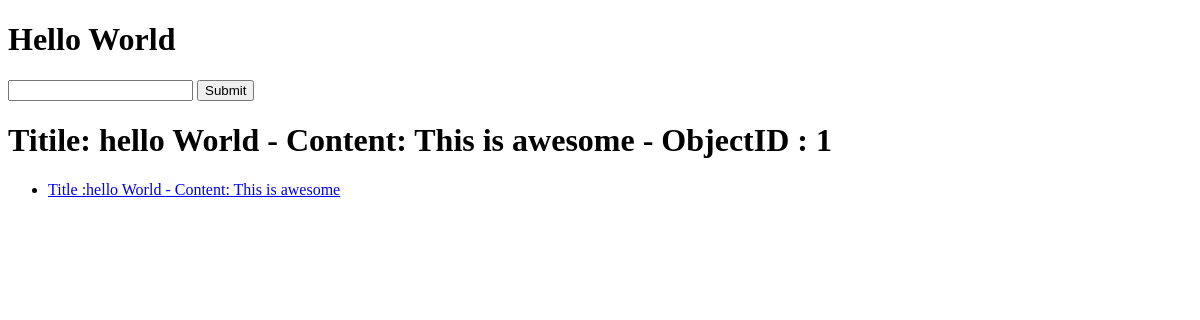
Before: / with the older database file.
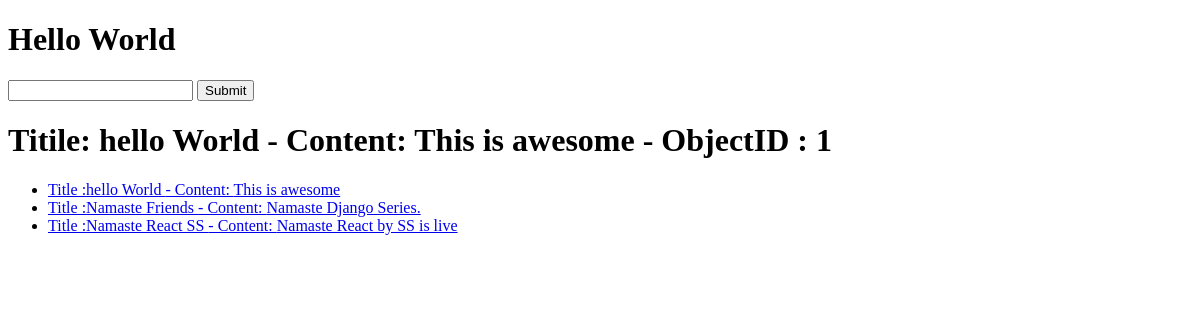
After: the same page with the newer database file.
### articles/models.py (models this page shows)
class Article(models.Model):
    title = models.TextField()
    content = models.TextField()

### helloDjango/views.py (the view)
# urls.py: path("",home_view),   # "" --> means home url or root url(in my case localhost = 127.0.0.1) .index/home/root
def home_view(request):
    name = "Poorvaditya"
    article_obj = Article.objects.get(id=1)
    my_list = [102,13,342,1331,213]
    article_list = Article.objects.all()
    print(article_list) # gives the output as  :<QuerySet [<Article: Article object (1)>]>  we can further perform more complex operations on this. Basically this is a object .
    context  = {
        "my_list": article_list,
        "title": article_obj.title,
        "content": article_obj.content,
        "id": article_obj.id,
    }
    HTML_STRING = render_to_string("home-view.html", context=context) # this is mostly used
    return HttpResponse(HTML_STRING)

### templates/home-view.html
{% extends "base.html" %}
{% block content %}
<h1>Titile: {{title}} - Content: {{content}} - ObjectID : {{id}}</h1>
<ul>
  {% for x in my_list %}
  <li>
    <a href="/articles/{{x.id}}/">
      Title :{{ x.title }} - Content: {{x.content}}
    </a>
  </li>
  {% endfor %}
</ul>
{% endblock content %}

### templates/base.html (shortened to what this page needs)
<!DOCTYPE html>
<html lang="en">
  <head>
  </head>
  <body>
    {%block custom_header%}
    <h1>Hello World</h1>
    {%endblock custom_header %}
    <form action="">
      <input type="text" name="q" />
      <input type="submit" />
    </form>
    {% block content %}{% endblock content %}
  </body>
</html>

Changed rows visible on the page:
added Article: title "Namaste Friends", content "Namaste Django Series."
added Article: title "Namaste React SS", content "Namaste React by SS is live"
